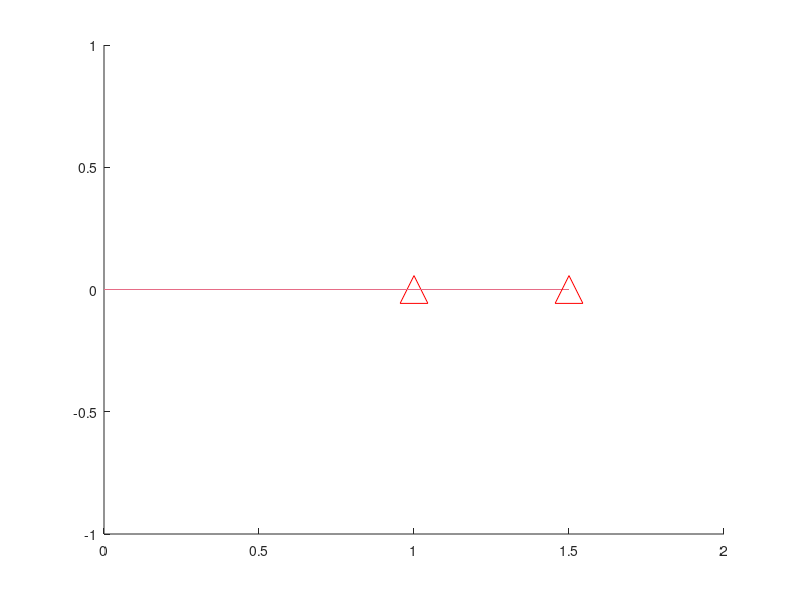

The MATLAB script that drew this image:


close all;
clear all;
clc
vector_a=[ 1 0 1];
vector_b=[1.5 0 4];

origin = [0 0 0];

% write the vectors you want to visualize in this matrix (as rows)
vectors=[vector_a;vector_b];

hold on

for i=1:1:size(vectors,1)
color=rand(3,1);
mat = [origin;vectors(i,:)];
plot3(mat(:,1),mat(:,2),mat(:,3),"Color",color);
plot3(mat(2,1),mat(2,2),mat(2,3),"r^","MarkerSize",20);
end
